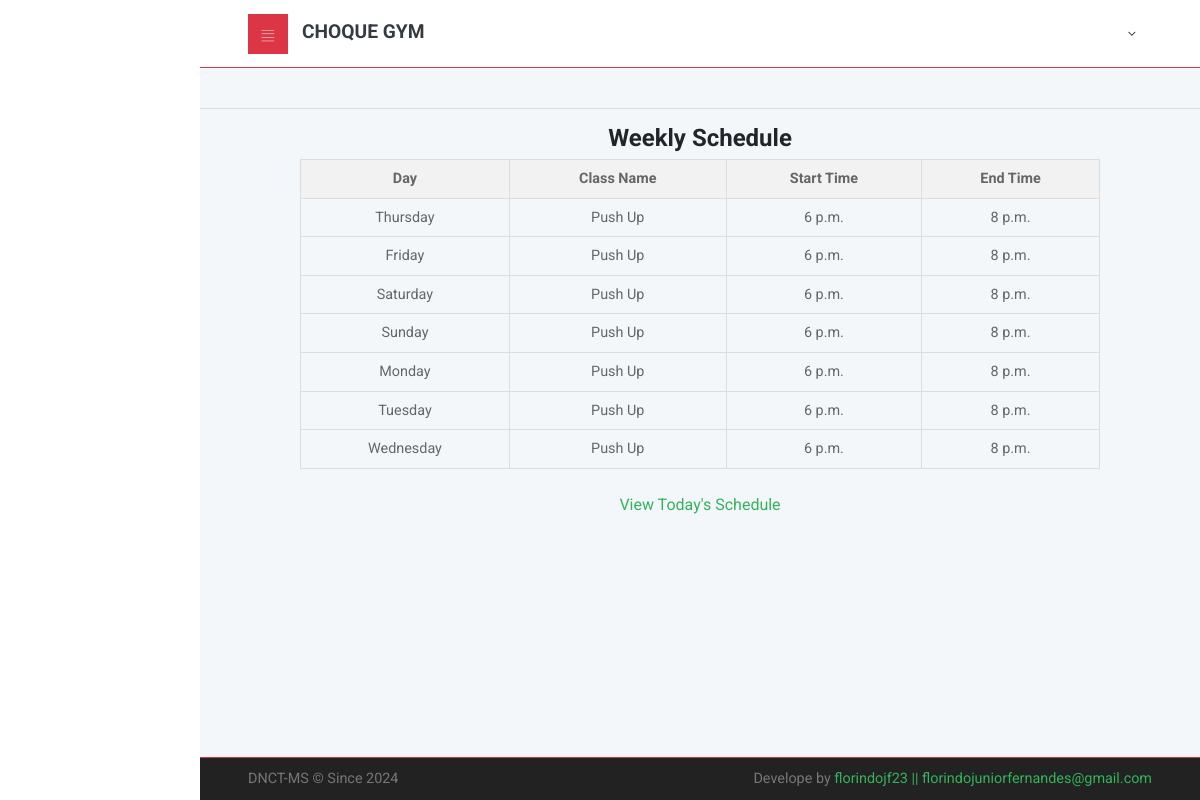
/schedule/week/, run on an earlier commit of the app's database.
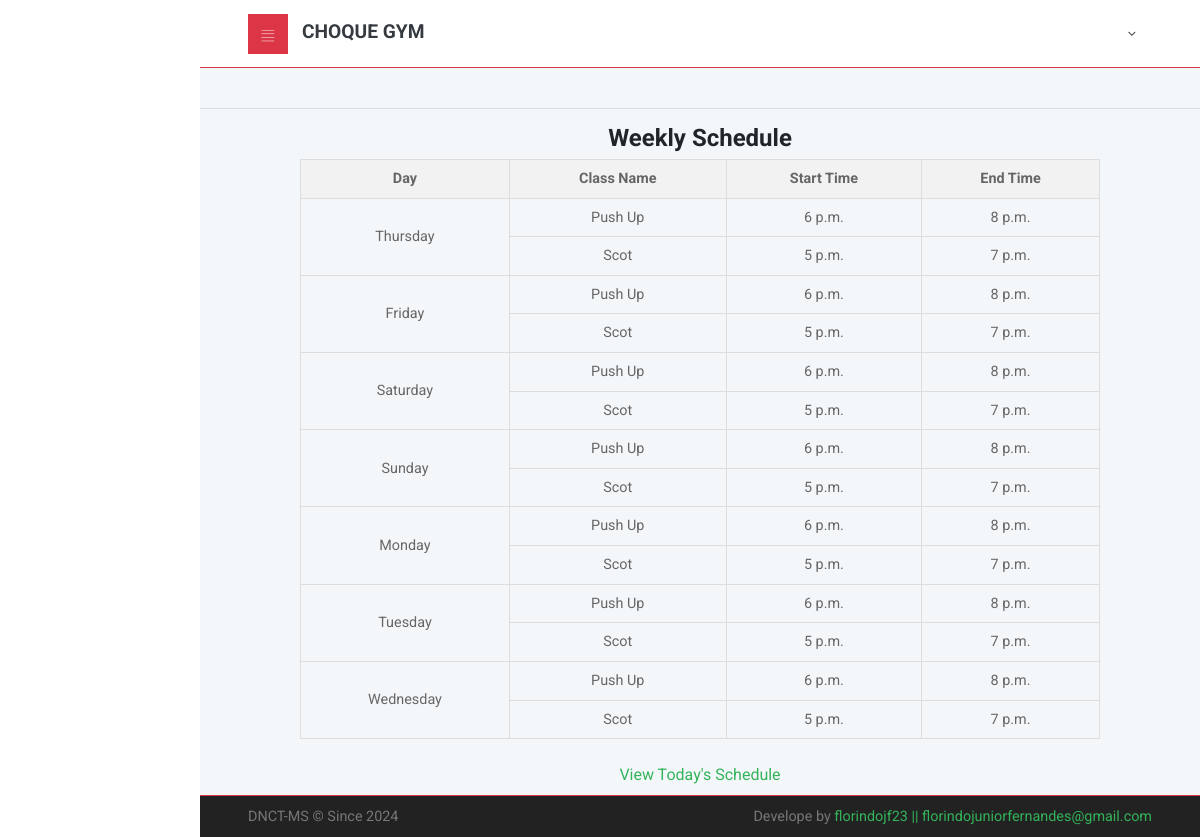
And on a later commit of the database.
### cliente/models.py (models this page shows, shortened)
class GymClass(models.Model):
    name = models.CharField(max_length=100)
    description = models.TextField()
    start_time = models.TimeField()
    end_time = models.TimeField()
    days_of_week = models.CharField(max_length=150)
    payment_per_month = models.DecimalField(max_digits=6, decimal_places=2, default=25.00)

### main/views.py (the view)
# urls.py: path('schedule/week/', views.weekly_schedule, name='weekly_schedule'),
def weekly_schedule(request):
    today = date.today()
    week_days = [(today + timedelta(days=i)).strftime("%A") for i in range(7)]  # List of days in the week starting from today
    weekly_classes = {day: GymClass.objects.filter(days_of_week__icontains=day) for day in week_days}
    context = {
        'week_days': week_days,
        'weekly_classes': weekly_classes,
    }
    return render(request, 'main/weekly_schedule.html', context)

### main/templates/main/weekly_schedule.html (shortened to what this page needs)
{% extends 'main/layout.html' %}
{% load static %}
{% load crispy_forms_tags %}
{% block content %}
<div style="text-align: center;">
    <h1>Weekly Schedule</h1>
    <table style="margin: auto; width: 80%; border-collapse: collapse; border: 1px solid #ddd;">
        <thead>
            <tr style="background-color: #f2f2f2;">
                <th style="border: 1px solid #ddd; padding: 8px;">Day</th>
                <th style="border: 1px solid #ddd; padding: 8px;">Class Name</th>
                <th style="border: 1px solid #ddd; padding: 8px;">Start Time</th>
                <th style="border: 1px solid #ddd; padding: 8px;">End Time</th>
            </tr>
        </thead>
        <tbody>
            {% for day, classes in weekly_classes.items %}
                {% if classes %}
                    {% for gym_class in classes %}
                        <tr style="border: 1px solid #ddd;">
                            {% if forloop.first %}
                                <td rowspan="{{ classes|length }}" style="border: 1px solid #ddd; padding: 8px;">{{ day }}</td>
                            {% endif %}
                            <td style="border: 1px solid #ddd; padding: 8px;">{{ gym_class.name }}</td>
                            <td style="border: 1px solid #ddd; padding: 8px;">{{ gym_class.start_time }}</td>
                            <td style="border: 1px solid #ddd; padding: 8px;">{{ gym_class.end_time }}</td>
                        </tr>
                    {% endfor %}
                {% endif %}
            {% endfor %}
        </tbody>
    </table>
    <br>
    <a href="{% url 'todays_schedule' %}">View Today's Schedule</a>
</div>
{% endblock %}

What changed in the data, as far as the page shows it:
added GymClass: name "Scot", start_time "5 p.m.", end_time "7 p.m."
